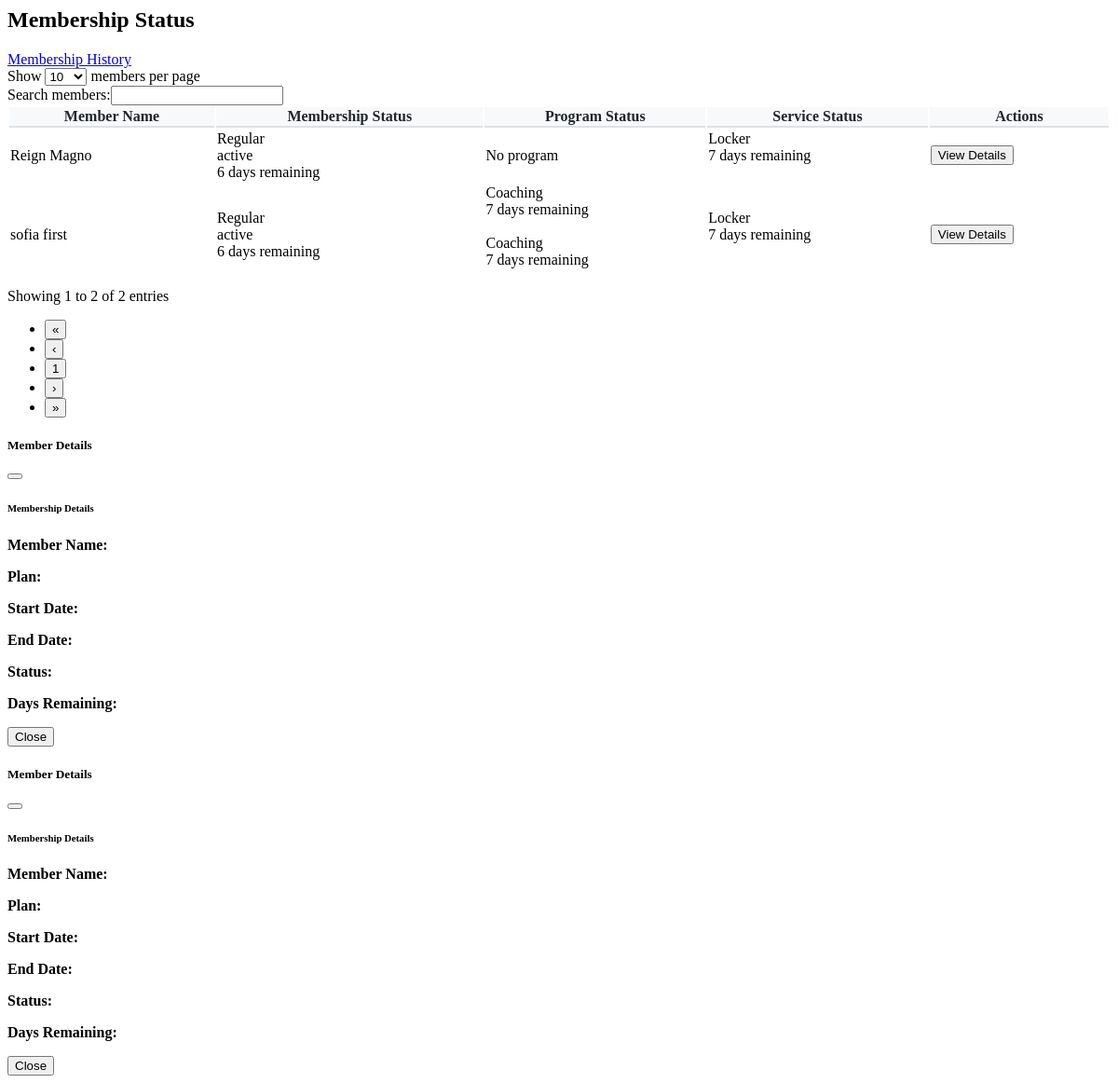
The app's page /admin/pages/members/members_status.php, older data.
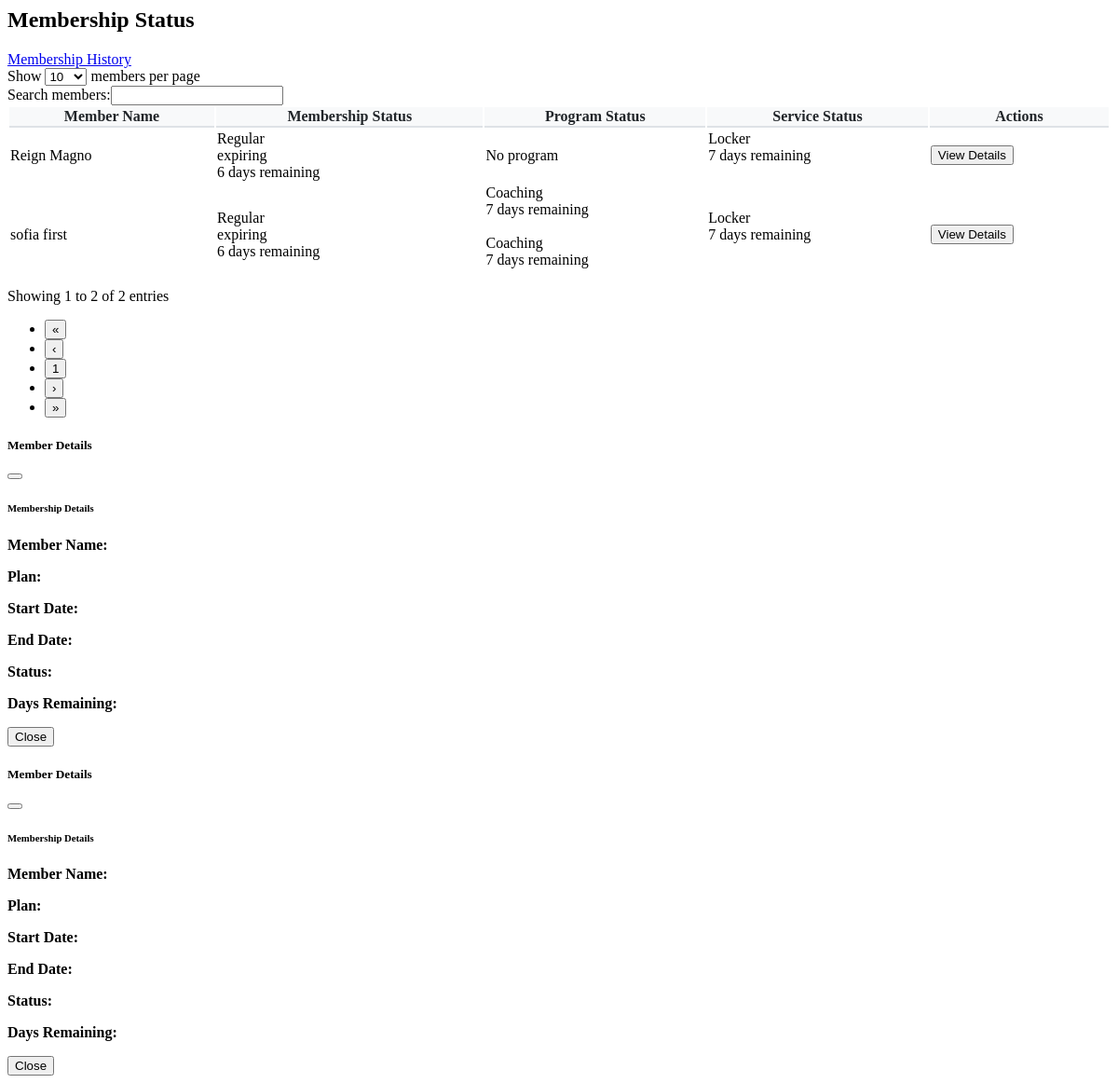
The same page, newer data.
### tables this page shows
CREATE TABLE `memberships` (
  `id` int(11) NOT NULL,
  `transaction_id` int(11) NOT NULL,
  `membership_plan_id` int(11) NOT NULL,
  `start_date` date NOT NULL,
  `end_date` date NOT NULL,
  `amount` decimal(10,2) NOT NULL,
  `status` enum('active','expiring','expired') NOT NULL,
  `is_paid` tinyint(1) NOT NULL DEFAULT 0,
  `payment_date` datetime DEFAULT NULL,
  `created_at` timestamp NOT NULL DEFAULT current_timestamp(),
  `updated_at` timestamp NOT NULL DEFAULT current_timestamp() ON UPDATE current_timestamp()
);

### admin/pages/members/members_status.php (the view, shortened to what this page needs)
<?php
$database = new Database();
$pdo = $database->connect();
$query = "SELECT
    CONCAT(pd.first_name, ' ', pd.last_name) as full_name,
    m.id as membership_id,
    mp.plan_name as membership_plan,
    m.start_date as membership_start,
    m.end_date as membership_end,
    m.status as membership_status,
    CASE
        WHEN m.status = 'expired' THEN 'Expired'
        ELSE CONCAT(DATEDIFF(m.end_date, CURDATE()), ' days remaining')
    END as days_remaining,
    t.created_at as transaction_date,
    GROUP_CONCAT(
        DISTINCT
        CONCAT(
            p.program_name, '|',
            COALESCE(coach.first_name, ''), ' ', COALESCE(coach.last_name, ''), '|',
            ps.start_date, '|',
            ps.end_date, '|',
            CASE
                WHEN ps.end_date IS NULL THEN NULL
                WHEN ps.end_date < CURDATE() THEN 'Expired'
                ELSE CONCAT(DATEDIFF(ps.end_date, CURDATE()), ' days remaining')
            END
        ) SEPARATOR ';'
    ) as program_details,
    GROUP_CONCAT(
        DISTINCT
        CONCAT(
            srv.service_name, '|',
            rs.start_date, '|',
            rs.end_date, '|',
            CASE
                WHEN rs.end_date IS NULL THEN NULL
                WHEN rs.end_date < CURDATE() THEN 'Expired'
                ELSE CONCAT(DATEDIFF(rs.end_date, CURDATE()), ' days remaining')
            END
        ) SEPARATOR ';'
    ) as service_details
FROM users u
INNER JOIN personal_details pd ON u.id = pd.user_id
INNER JOIN transactions t ON u.id = t.user_id AND t.status = 'confirmed'
INNER JOIN memberships m ON t.id = m.transaction_id
INNER JOIN membership_plans mp ON m.membership_plan_id = mp.id
LEFT JOIN program_subscriptions ps ON t.id = ps.transaction_id
LEFT JOIN programs p ON ps.program_id = p.id
LEFT JOIN users coach_user ON ps.coach_id = coach_user.id
LEFT JOIN personal_details coach ON coach_user.id = coach.user_id
LEFT JOIN rental_subscriptions rs ON t.id = rs.transaction_id
LEFT JOIN rental_services srv ON rs.rental_service_id = srv.id
WHERE u.is_active = 1
AND m.status IN ('active', 'expiring')
AND m.is_paid = 1
GROUP BY u.id, pd.first_name, pd.last_name, m.id, mp.plan_name, m.start_date, m.end_date, m.status
ORDER BY
    CASE m.status
        WHEN 'expiring' THEN 1
        WHEN 'active' THEN 2
        ELSE 3
    END,
    m.end_date ASC";
$stmt = $pdo->prepare($query);
$stmt->execute();
$members = $stmt->fetchAll(PDO::FETCH_ASSOC);
?>
    <div class="container-fluid py-4">
        <div class="d-flex justify-content-between align-items-center mb-4">
            <h2>Membership Status</h2>
            <a href="../admin/membership_history" class="btn btn-info">
                <i class="fas fa-history"></i> Membership History
            </a>
        </div>
        <div class="card">
            <div class="card-body">
                <table id="subscriptionsTable" class="table table-striped table-bordered w-100">
                    <thead>
                        <tr>
                            <th>Member Name</th>
                            <th>Membership Status</th>
                            <th>Program Status</th>
                            <th>Service Status</th>
                            <th>Actions</th>
                        </tr>
                    </thead>
                    <tbody>
                        <?php foreach($members as $row): ?>
                        <tr>
                            <td><?php echo htmlspecialchars($row['full_name']); ?></td>
                            <td>
                                <?php echo htmlspecialchars($row['membership_plan']); ?>
                                <br>
                                <span class="badge <?php
                                    echo strpos($row['membership_status'], 'Expired') !== false ? 'bg-danger' : 'bg-success';
                                    ?>">
                                    <?php echo $row['membership_status']; ?>
                                </span>
                                <br>
                                <span class="badge <?php
                                    echo strpos($row['days_remaining'], 'Expired') !== false ? 'bg-danger' : 'bg-success';
                                    ?>">
                                    <?php echo $row['days_remaining']; ?>
                                </span>
                            </td>
                            <td>
                                <?php
                                if ($row['program_details']) {
                                    $programs = explode(';', $row['program_details']);
                                    foreach ($programs as $program) {
                                        $details = explode('|', $program);
                                        echo htmlspecialchars($details[0]);
                                        echo '<br>';
                                        echo '<span class="badge ' .
                                            (strpos($details[4], 'Expired') !== false ? 'bg-danger' : 'bg-success') .
                                            '">' . htmlspecialchars($details[4]) . '</span>';
                                        echo '<br><br>';
                                    }
                                } else {
                                    echo '<span class="text-muted">No program</span>';
                                }
                                ?>
                            </td>
                            <td>
                                <?php
                                if ($row['service_details']) {
                                    $services = explode(';', $row['service_details']);
                                    foreach ($services as $service) {
                                        $details = explode('|', $service);
                                        echo htmlspecialchars($details[0]);
                                        echo '<br>';
                                        echo '<span class="badge ' .
                                            (strpos($details[3], 'Expired') !== false ? 'bg-danger' : 'bg-success') .
                                            '">' . htmlspecialchars($details[3]) . '</span>';
                                        echo '<br><br>';
                                    }
                                } else {
                                    echo '<span class="text-muted">No service</span>';
                                }
                                ?>
                            </td>
                            <td>
                                <button type="button"
                                        class="btn btn-primary btn-sm view-details"
                                        data-bs-toggle="modal"
                                        data-bs-target="#detailsModal"
                                        data-details='<?php echo json_encode($row, JSON_HEX_APOS | JSON_HEX_QUOT); ?>'>
                                    <i class="bi bi-eye"></i> View Details
                                </button>
                            </td>
                        </tr>
                        <?php endforeach; ?>
                    </tbody>
                </table>
            </div>
        </div>
        <div class="modal fade" id="detailsModal" tabindex="-1" aria-labelledby="detailsModalLabel" aria-hidden="true">
            <div class="modal-dialog">
                <div class="modal-content">
                    <div class="modal-header">
                        <h5 class="modal-title" id="detailsModalLabel">Member Details</h5>
                        <button type="button" class="btn-close" data-bs-dismiss="modal" aria-label="Close"></button>
                    </div>
                    <div class="modal-body">
                        <div class="mb-4">
                            <h6 class="fw-bold">Membership Details</h6>
                            <p class="mb-1"><strong>Member Name:</strong> <span id="memberName"></span></p>
                            <p class="mb-1"><strong>Plan:</strong> <span id="membershipPlan"></span></p>
                            <p class="mb-1"><strong>Start Date:</strong> <span id="membershipStart"></span></p>
                            <p class="mb-1"><strong>End Date:</strong> <span id="membershipEnd"></span></p>
                            <p class="mb-1"><strong>Status:</strong> <span id="membershipStatus"></span></p>
                            <p class="mb-1"><strong>Days Remaining:</strong> <span id="membershipDaysRemaining"></span></p>
                        </div>
                    </div>
                    <div class="modal-footer">
                        <button type="button" class="btn btn-secondary" data-bs-dismiss="modal">Close</button>
                    </div>
                </div>
            </div>
        </div>
        <div class="modal fade" id="membershipDetailsModal" tabindex="-1" aria-labelledby="membershipDetailsModalLabel" aria-hidden="true">
            <div class="modal-dialog">
                <div class="modal-content">
                    <div class="modal-header">
                        <h5 class="modal-title" id="membershipDetailsModalLabel">Member Details</h5>
                        <button type="button" class="btn-close" data-bs-dismiss="modal" aria-label="Close"></button>
                    </div>
                    <div class="modal-body">
                        <div class="mb-4">
                            <h6 class="fw-bold">Membership Details</h6>
                            <p class="mb-1"><strong>Member Name:</strong> <span id="historyMemberName"></span></p>
                            <p class="mb-1"><strong>Plan:</strong> <span id="historyMembershipPlan"></span></p>
                            <p class="mb-1"><strong>Start Date:</strong> <span id="historyMembershipStart"></span></p>
                            <p class="mb-1"><strong>End Date:</strong> <span id="historyMembershipEnd"></span></p>
                            <p class="mb-1"><strong>Status:</strong> <span id="historyMembershipStatus"></span></p>
                            <p class="mb-1"><strong>Days Remaining:</strong> <span id="historyMembershipDaysRemaining"></span></p>
                        </div>
                    </div>
                    <div class="modal-footer">
                        <button type="button" class="btn btn-secondary" data-bs-dismiss="modal">Close</button>
                    </div>
                </div>
            </div>
        </div>
    </div>

### admin/pages/members/members_status.php (style rules this page uses)
.table thead th { background-color: #f8f9fa; color: #212529; font-weight: 600; border-bottom: 2px solid #dee2e6; }

Row changes from the older to the newer data that the page shows:
changed memberships (number 1 of 2 on the later page): status "active" → "expiring"
changed memberships (number 2 of 2 on the later page): status "active" → "expiring"
